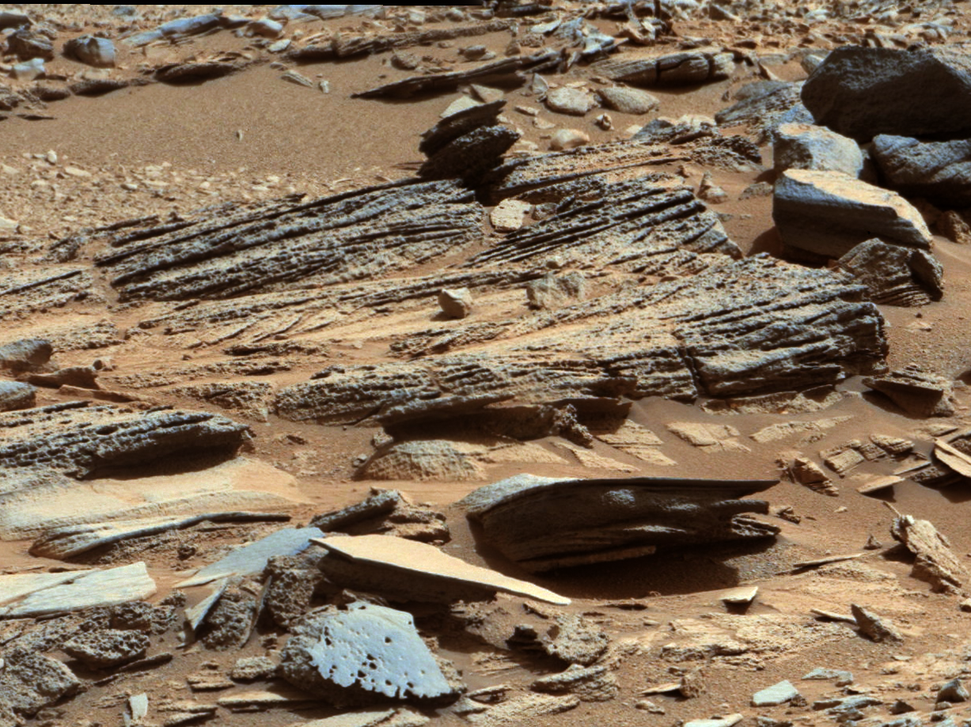
//> input picture PIA16707.tif, 971 x 727 px, shrunk from 1227 x 919 before the run
$ ./average ../PIA16707.tif   (built with g++ and OpenCV 4)
//> lines starting //> are read from the running program, lines starting //| are printed output that depends on the picture; after the words box and inside, x2 and y2 are one past the last pixel; in counts of white or black regions, pixels touching at a corner belong together
// this program was developed as an excercize for G. Sappiros' course on Image&Video Processing @ Coursera.org by Marinos Koutomichalis (marinos@agxivatein.com)

// Using any programming language you fill comfortable with, perform a simple spatial 3x3 average of image pixels. In other words, replace the value of every pixel by the average of the values in its 3x3 neighborhood. If the pixel is located at (0,0), this means averaging the values of the pixels at the positions (-1,1), (0,1), (1,1), (-1,0), (0,0), (1,0), (-1,-1), (0,-1), and (1,-1). Be careful with pixels at the image boundaries. Repeat the process for a 10x10 neighborhood and again for a 20x20 neighborhood. Observe what happens to the image (we will discuss this in more details in the very near future, about week 3).

// first the original image is displayed and when some key is pressed the average one is display too


#include "opencv2/core/core.hpp"
#include "opencv2/highgui/highgui.hpp"
#include <opencv2/imgproc/imgproc.hpp>
#include <iostream>

int main( int argc, char** argv )
{
  if( argc != 2)
    {
      std::cout <<"Please enter filename!" << std::endl;
      return -1;
    }

  // read image
  cv::Mat image;
  image = cv::imread(argv[1], CV_LOAD_IMAGE_COLOR);
//> image is the input picture: 727 rows x 971 cols, CV_8UC3; mean B, G, R 89.7, 110.5, 129.3

  if(! image.data )
    {
      std::cout <<  "Could not open or find the image" << std::endl ;
      return -1;
    }

  cv::namedWindow( "Display window");

  // apply blurring
  cv::Mat result3;
  cv::Mat result10;
  cv::Mat result20;
  cv::blur(image, result3, cv::Size(3,3), cv::Point(0,0));
  cv::blur(image, result10, cv::Size(10,10), cv::Point(0,0));
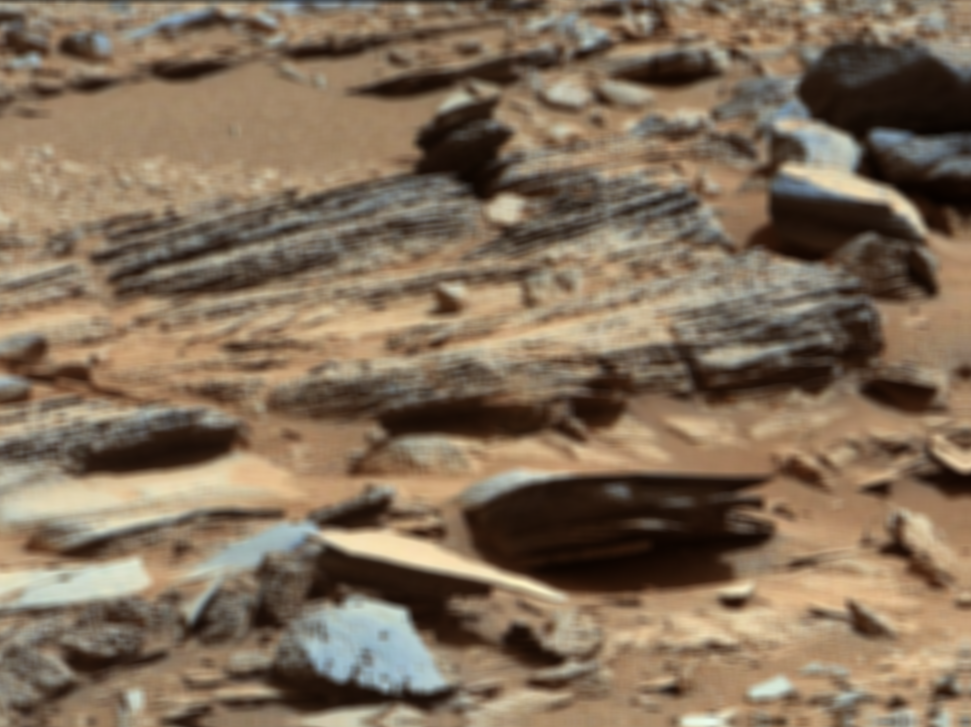
//> result10: 727 rows x 971 cols, CV_8UC3; mean B, G, R 89.9, 110.8, 129.6
  cv::blur(image, result20, cv::Size(20,20), cv::Point(0,0));
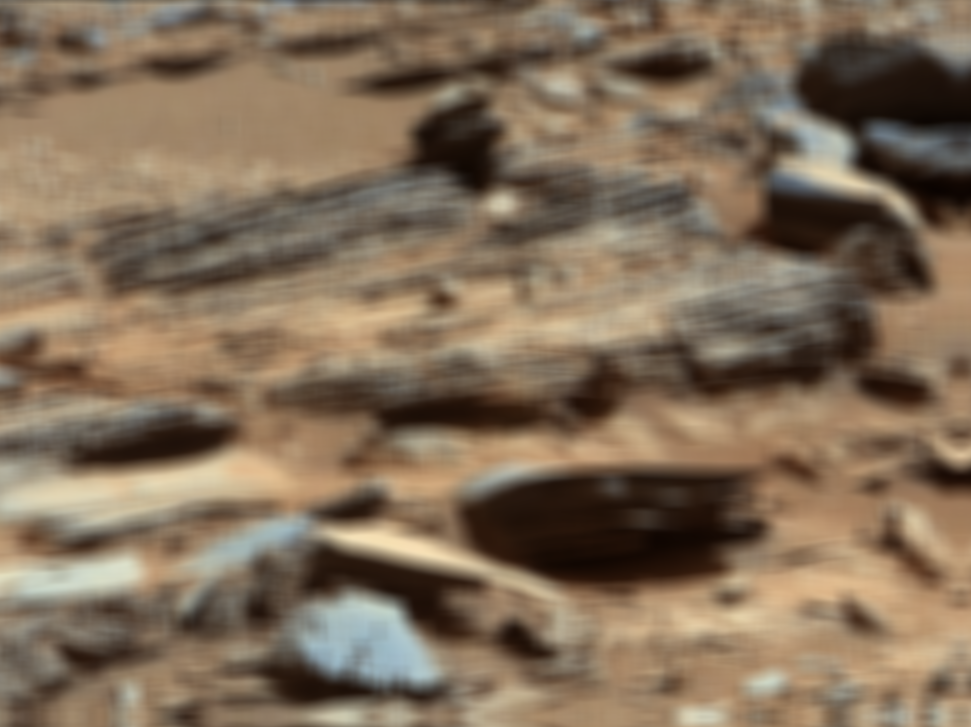
//> result20: 727 rows x 971 cols, CV_8UC3; mean B, G, R 89.8, 110.8, 129.7

  // display images
  cv::putText(image, "Original Image: press any key to continue.", cv::Point(30,50), cv::FONT_HERSHEY_SIMPLEX, 0.8,
	      cv::Scalar(0,100,250), 1, 8);
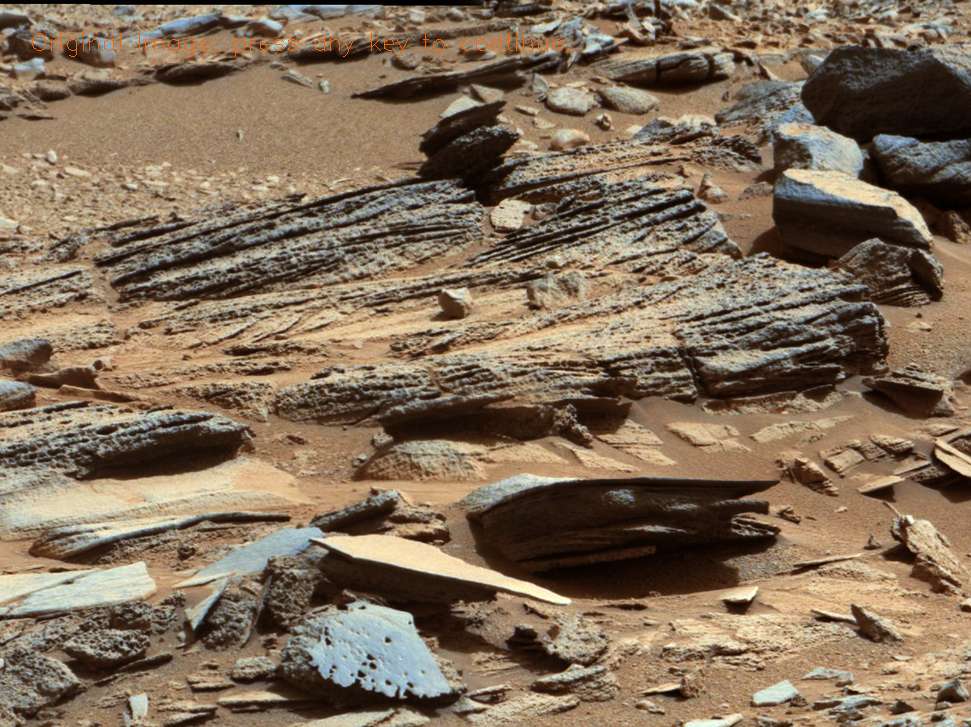
//> image: 727 rows x 971 cols, CV_8UC3; 0.15% of pixels changed, all inside (x1, y1, x2, y2) = (32, 32, 570, 57)
  cv::imshow( "Display window", image );
  cv::waitKey(0);
  cv::putText(result3, "3x3 average: press any key to continue.", cv::Point(30,50), cv::FONT_HERSHEY_SIMPLEX, 0.8,
	      cv::Scalar(0,100,250), 1, 8);
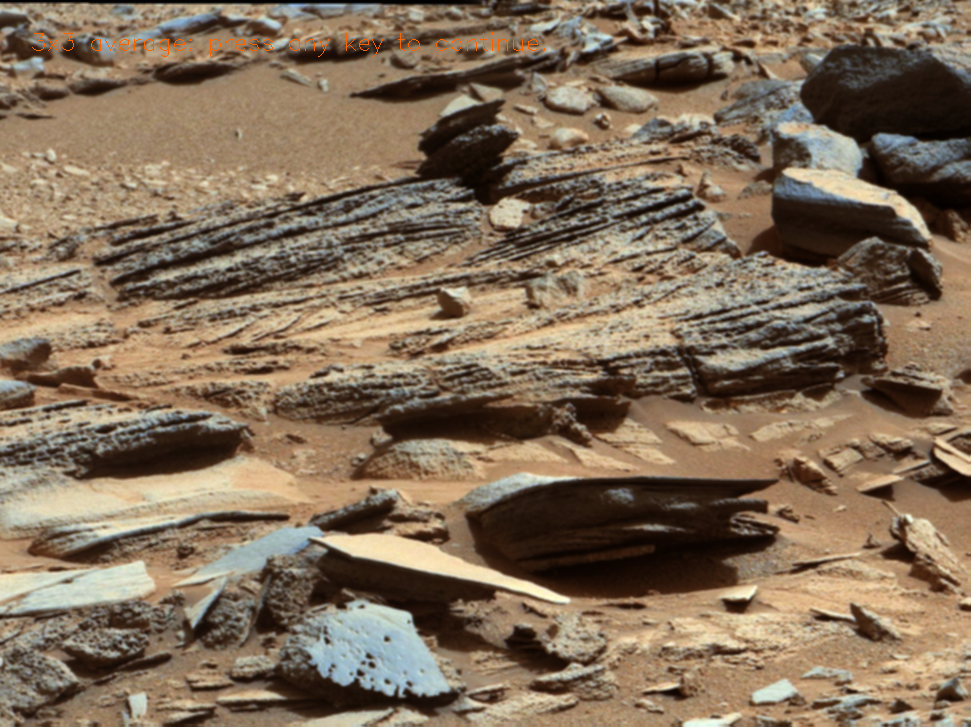
//> result3: 727 rows x 971 cols, CV_8UC3; mean B, G, R 89.6, 110.6, 129.6
  cv::imshow( "Display window", result3 );
  cv::waitKey(0);
  cv::putText(result10, "10x10 average: press any key to continue.", cv::Point(30,50), cv::FONT_HERSHEY_SIMPLEX, 0.8,
	      cv::Scalar(0,100,250), 1, 8);
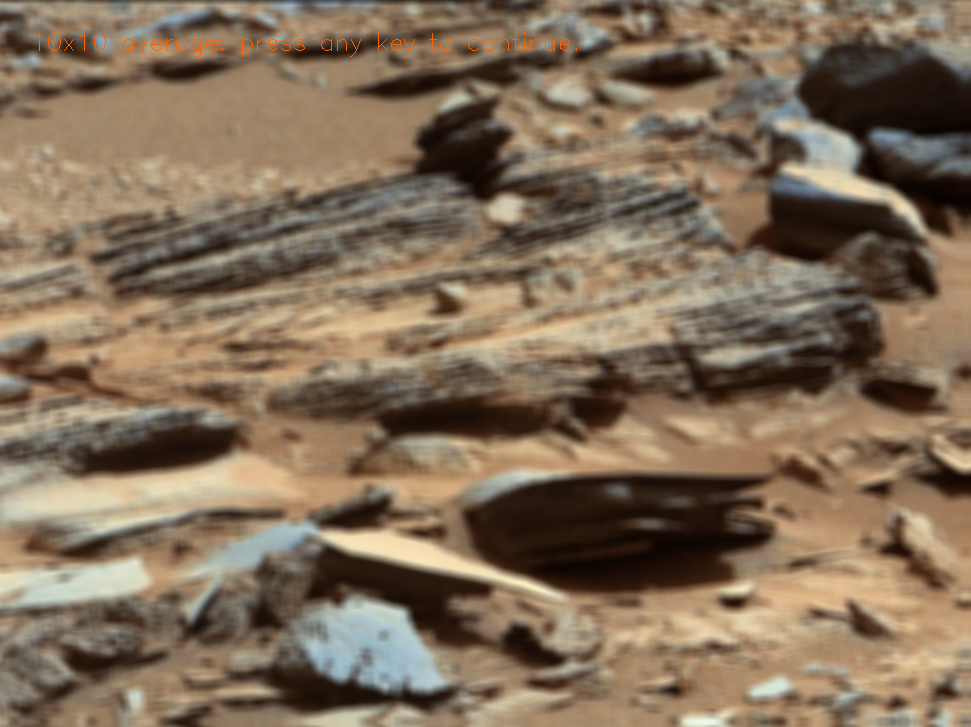
//> result10: 727 rows x 971 cols, CV_8UC3; 0.15% of pixels changed, all inside (x1, y1, x2, y2) = (35, 32, 577, 57)
  cv::imshow( "Display window", result10 );
  cv::waitKey(0);
  cv::putText(result20, "20x20 average: press any key to continue.", cv::Point(30,50), cv::FONT_HERSHEY_SIMPLEX, 0.8,
	      cv::Scalar(0,100,250), 1, 8);
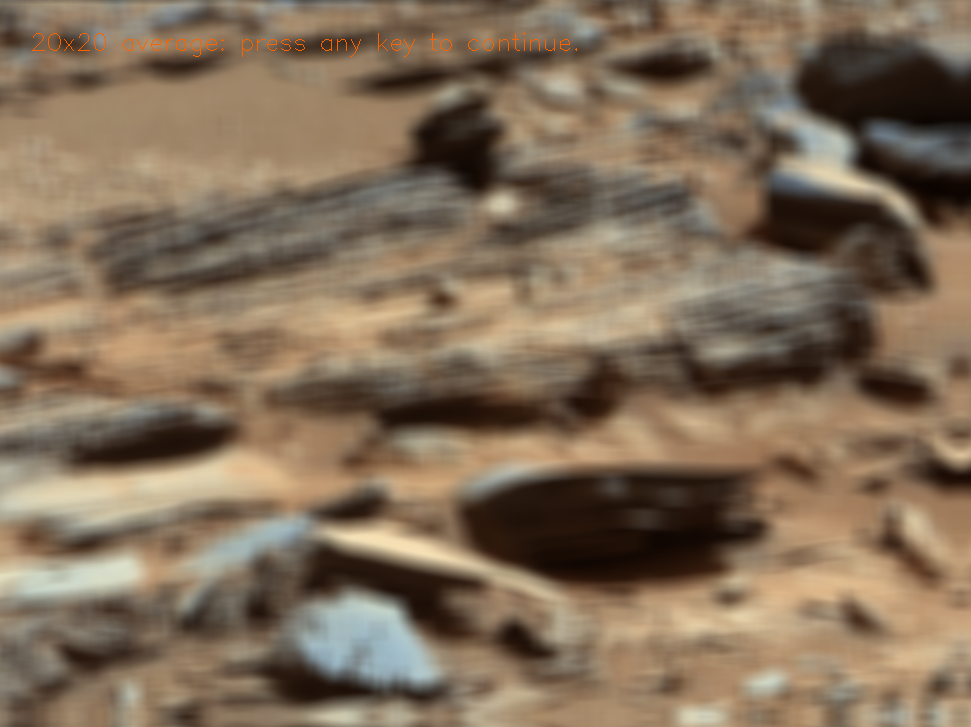
//> result20: 727 rows x 971 cols, CV_8UC3; 0.15% of pixels changed, all inside (x1, y1, x2, y2) = (32, 32, 577, 57)
  cv::imshow( "Display window", result20 );
  cv::waitKey(0);

   // clean up
  cv::destroyAllWindows();
  return 0;
}
